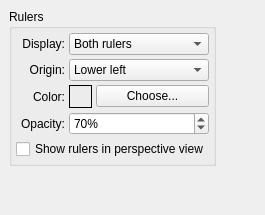
         <widget class="QWidget" name="Rulers" >
          <layout class="QGridLayout" >
           <property name="margin" >
            <number>9</number>
           </property>
           <property name="spacing" >
            <number>6</number>
           </property>
           <item row="0" column="1" >
            <spacer>
             <property name="orientation" >
              <enum>Qt::Horizontal</enum>
             </property>
             <property name="sizeHint" >
              <size>
               <width>40</width>
               <height>20</height>
              </size>
             </property>
            </spacer>
           </item>
           <item row="0" column="0" >
            <layout class="QVBoxLayout" >
             <property name="margin" >
              <number>0</number>
             </property>
             <property name="spacing" >
              <number>6</number>
             </property>
             <item>
              <widget class="QGroupBox" name="rulersGroupBox" >
               <property name="title" >
                <string>Rulers</string>
               </property>
               <layout class="QGridLayout" >
                <property name="margin" >
                 <number>4</number>
                </property>
                <property name="spacing" >
                 <number>4</number>
                </property>
                <item row="3" column="0" >
                 <widget class="QLabel" name="label_5" >
                  <property name="text" >
                   <string>Opacity:</string>
                  </property>
                  <property name="alignment" >
                   <set>Qt::AlignRight|Qt::AlignTrailing|Qt::AlignVCenter</set>
                  </property>
                 </widget>
                </item>
                <item row="2" column="0" >
                 <widget class="QLabel" name="textLabel3_2_4" >
                  <property name="text" >
                   <string>Color:</string>
                  </property>
                  <property name="alignment" >
                   <set>Qt::AlignRight|Qt::AlignTrailing|Qt::AlignVCenter</set>
                  </property>
                 </widget>
                </item>
                <item row="1" column="0" >
                 <widget class="QLabel" name="label_10" >
                  <property name="text" >
                   <string>Origin:</string>
                  </property>
                  <property name="alignment" >
                   <set>Qt::AlignRight|Qt::AlignTrailing|Qt::AlignVCenter</set>
                  </property>
                 </widget>
                </item>
                <item row="1" column="1" >
                 <widget class="QComboBox" name="rulerPositionComboBox" >
                  <item>
                   <property name="text" >
                    <string>Lower left</string>
                   </property>
                  </item>
                  <item>
                   <property name="text" >
                    <string>Upper left</string>
                   </property>
                  </item>
                  <item>
                   <property name="text" >
                    <string>Lower right</string>
                   </property>
                  </item>
                  <item>
                   <property name="text" >
                    <string>Upper right</string>
                   </property>
                  </item>
                 </widget>
                </item>
                <item row="2" column="1" >
                 <layout class="QHBoxLayout" >
                  <property name="margin" >
                   <number>0</number>
                  </property>
                  <property name="spacing" >
                   <number>4</number>
                  </property>
                  <item>
                   <widget class="QFrame" name="ruler_color_frame" >
                    <property name="minimumSize" >
                     <size>
                      <width>23</width>
                      <height>23</height>
                     </size>
                    </property>
                    <property name="maximumSize" >
                     <size>
                      <width>23</width>
                      <height>23</height>
                     </size>
                    </property>
                    <property name="frameShape" >
                     <enum>QFrame::Box</enum>
                    </property>
                    <property name="frameShadow" >
                     <enum>QFrame::Plain</enum>
                    </property>
                   </widget>
                  </item>
                  <item>
                   <widget class="QPushButton" name="ruler_color_btn" >
                    <property name="text" >
                     <string>Choose...</string>
                    </property>
                    <property name="autoDefault" >
                     <bool>false</bool>
                    </property>
                   </widget>
                  </item>
                 </layout>
                </item>
                <item row="3" column="1" >
                 <widget class="QSpinBox" name="rulerOpacitySpinBox" >
                  <property name="suffix" >
                   <string>%</string>
                  </property>
                  <property name="maximum" >
                   <number>100</number>
                  </property>
                  <property name="value" >
                   <number>70</number>
                  </property>
                 </widget>
                </item>
                <item row="0" column="1" >
                 <widget class="QComboBox" name="rulerDisplayComboBox" >
                  <item>
                   <property name="text" >
                    <string>Both rulers</string>
                   </property>
                  </item>
                  <item>
                   <property name="text" >
                    <string>Vertical ruler only</string>
                   </property>
                  </item>
                  <item>
                   <property name="text" >
                    <string>Horizontal ruler only</string>
                   </property>
                  </item>
                 </widget>
                </item>
                <item row="0" column="0" >
                 <widget class="QLabel" name="label_12" >
                  <property name="text" >
                   <string>Display:</string>
                  </property>
                  <property name="alignment" >
                   <set>Qt::AlignRight|Qt::AlignTrailing|Qt::AlignVCenter</set>
                  </property>
                 </widget>
                </item>
                <item row="4" column="0" colspan="2" >
                 <widget class="QCheckBox" name="showRulersInPerspectiveViewCheckBox" >
                  <property name="text" >
                   <string>Show rulers in perspective view</string>
                  </property>
                 </widget>
                </item>
               </layout>
              </widget>
             </item>
             <item>
              <spacer>
               <property name="orientation" >
                <enum>Qt::Vertical</enum>
               </property>
               <property name="sizeHint" >
                <size>
                 <width>20</width>
                 <height>40</height>
                </size>
               </property>
              </spacer>
             </item>
            </layout>
           </item>
          </layout>
         </widget>
